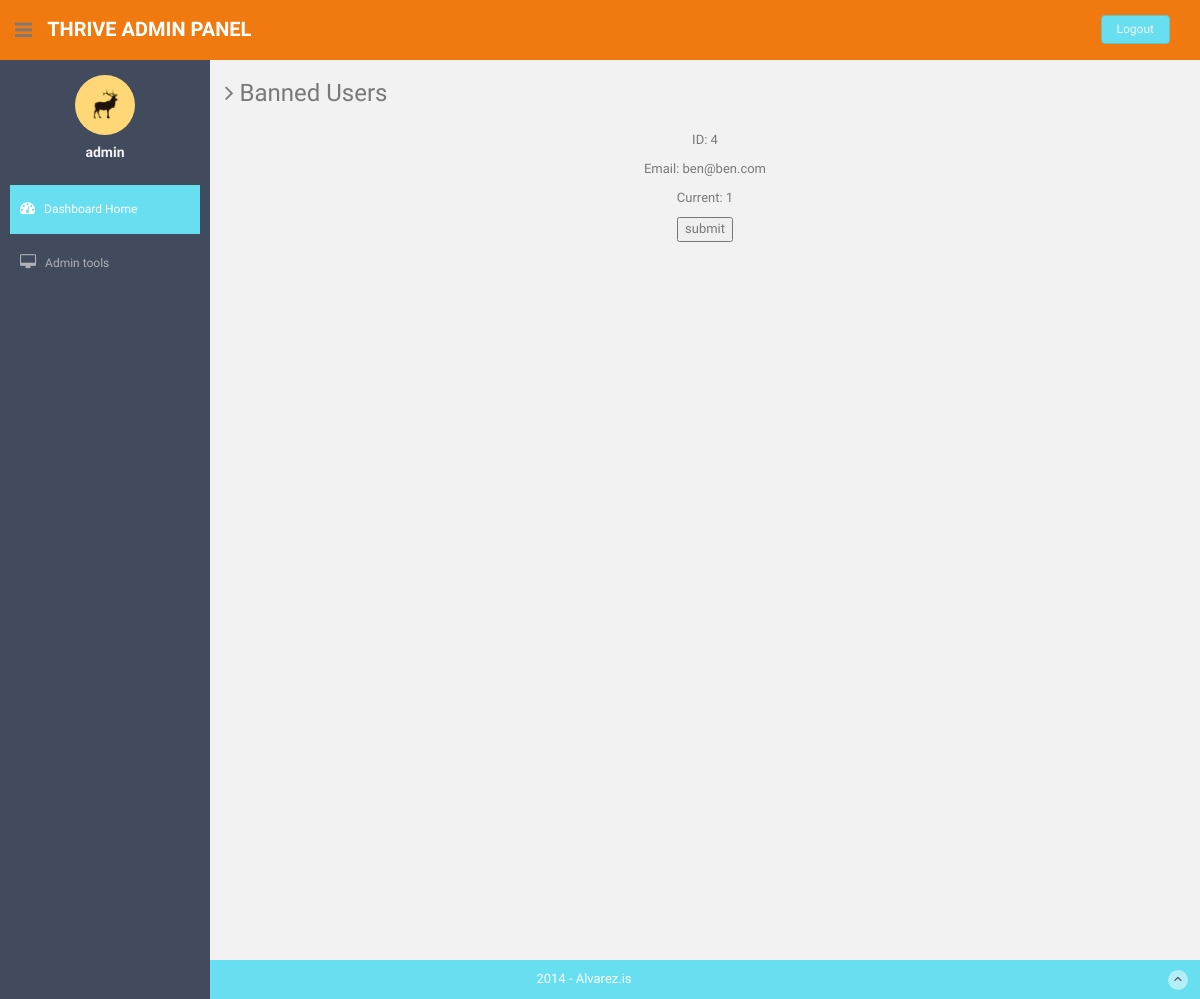
Page /admin/userAuthorized.php (signed in) on the committed database.
### tables this page shows
CREATE TABLE IF NOT EXISTS `tblUserAccount` (
  `id` int(11) NOT NULL AUTO_INCREMENT,
  `Email` varchar(50) NOT NULL,
  `Password` varchar(50) NOT NULL,
  `Firstname` varchar(50) NOT NULL,
  `Surname` varchar(50) NOT NULL,
  `AccountType` int(11) NOT NULL,
  `Add1` varchar(100) NOT NULL,
  `Add2` varchar(100) DEFAULT NULL,
  `City` varchar(25) NOT NULL,
  `Postcode` varchar(10) NOT NULL,
  `Country` varchar(25) NOT NULL,
  `TelNo` varchar(25) NOT NULL,
  `profilePicture` varchar(100) NOT NULL,
  `banned` tinyint(1) NOT NULL,
  `postID` int(11) DEFAULT NULL,
  PRIMARY KEY (`id`),
  UNIQUE KEY `Post_ID` (`postID`)
);

### admin/userAuthorized.php (the view, shortened to what this page needs)
<?php
include("../connections/conn.php");
$query = "SELECT * FROM tblUserAccount WHERE AccountType = 1 AND banned='1'";
$result = mysqli_query($conn, $query) or die(mysqli_error($conn));
?>
<!DOCTYPE html>
<html lang="en">
    <head>
        <link href="assets/css/bootstrap.css" rel="stylesheet">
        <link href="assets/font-awesome/css/font-awesome.css" rel="stylesheet" />
        <link rel="stylesheet" type="text/css" href="assets/css/zabuto_calendar.css">
        <link rel="stylesheet" type="text/css" href="assets/js/gritter/css/jquery.gritter.css" />
        <link rel="stylesheet" type="text/css" href="assets/lineicons/style.css">
        <link href="assets/css/style.css" rel="stylesheet">
        <link href="assets/css/style-responsive.css" rel="stylesheet">
    </head>
    <body>
        <section id="container" >
            <header class="header black-bg">
                <div class="sidebar-toggle-box">
                    <div class="fa fa-bars tooltips" data-placement="right" data-original-title="Toggle Navigation"></div>
                </div>
                <a href="index.php" class="logo"><b>Thrive Admin Panel</b></a>
                <div class="top-menu">
                    <ul class="nav pull-right top-menu">
                        <li><a class="logout" href="php/logout.php">Logout</a></li>
                    </ul>
                </div>
            </header>
            <aside>
                <div id="sidebar"  class="nav-collapse ">
                    <ul class="sidebar-menu" id="nav-accordion">
                        <p class="centered"><a href="account.php"><img src="assets/img/ui-sam.jpg" class="img-circle" width="60"></a></p>
                        <h5 class="centered"><?php echo $_SESSION["userFirstName"]; ?></h5>
                        <li class="mt">
                            <a class="active" href="index.php">
                                <i class="fa fa-dashboard"></i>
                                <span>Dashboard Home</span>
                            </a>
                        </li>
                        <li class="sub-menu">
                            <a href="javascript:;" >
                                <i class="fa fa-desktop"></i>
                                <span>Admin tools</span>
                            </a>
                        </li>
                    </ul>
                </div>
            </aside>
      <section id="main-content">
          <section class="wrapper site-min-height">
          	<h3><i class="fa fa-angle-right"></i> Banned Users </h3>
          	<div class="row mt">
          		<div class="col-lg-12">
                                           <?php
      if ($result->num_rows > 0) {
    while($row = $result->fetch_assoc()) {
        $id = $row["id"];
        $email = $row["Email"];
        $banned = $row["banned"];
        echo '<div style="text-align:center">';
        echo "<form method='POST' action='UnBanUserAdmin.php'>";
        echo "<p>ID: $id </p>";
        echo "<p>Email: $email </p>";
        echo "<p>Current: $banned </p>";
        echo "<input type='submit' value='submit'/>";
        echo "<br/></div>";
    }
    }
                            ?>
          		</div>
          	</div>
		</section><! --/wrapper -->
      </section>
      <footer class="site-footer">
          <div class="text-center">
              2014 - Alvarez.is
              <a href="blank.html#" class="go-top">
                  <i class="fa fa-angle-up"></i>
              </a>
          </div>
      </footer>
  </section>
  </body>
</html>

### admin/assets/css/style.css (style rules this page uses)
body { color: #797979; background: #f2f2f2; font-family: 'Ruda', sans-serif; padding: 0px !important; margin: 0px !important; font-size:13px; }
ul li { list-style: none; }
a, a:hover, a:focus { text-decoration: none; outline: none; }
#container { width: 100%; height: 100%; }
.centered { text-align: center; }
.mt { margin-top: 25px; }
ul.top-menu > li > .logout { color: #f2f2f2; font-size: 12px; border-radius: 4px; -webkit-border-radius: 4px; border: 1px solid #64c3c2 !important; padding: 5px 15px; margin-right: 15px; background: #68dff0; margin-top: 15px; }
#sidebar { width: 210px; height: 100%; position: fixed; background: #424a5d; }
#sidebar h5 { color: #f2f2f2; font-weight: 700; }
#sidebar ul li { position: relative; }
ul.sidebar-menu , ul.sidebar-menu li ul.sub { margin: -2px 0 0; padding: 0; }
ul.sidebar-menu { margin-top: 75px; }
ul.sidebar-menu li { margin-bottom: 5px; margin-left:10px; margin-right:10px; }
ul.sidebar-menu li.sub-menu { line-height: 15px; }
ul.sidebar-menu li a span { display: inline-block; }
ul.sidebar-menu li a { color: #aeb2b7; text-decoration: none; display: block; padding: 15px 0 15px 10px; font-size: 12px; outline: none; -webkit-transition: all 0.3s ease; -moz-transition: all 0.3s ease; -o-transition: all 0.3s ease; -ms-transition: all 0.3s ease; transition: all 0.3s ease; }
ul.sidebar-menu li a.active, ul.sidebar-menu li a:hover, ul.sidebar-menu li a:focus { background: #68dff0; color: #fff; display: block; -webkit-transition: all 0.3s ease; -moz-transition: all 0.3s ease; -o-transition: all 0.3s ease; -ms-transition: all 0.3s ease; transition: all 0.3s ease; }
ul.sidebar-menu li a i { font-size: 15px; padding-right: 6px; }
ul.sidebar-menu li a.active i { color: #fff; }
#main-content { margin-left: 210px; }
.header, .footer { min-height: 60px; padding: 0 15px; }
.header { position: fixed; left: 0; right: 0; z-index: 1002; }
.black-bg { background: #f17a10; border-bottom: 1px solid #f17a10; }
.wrapper { display: inline-block; margin-top: 60px; padding-left: 15px; padding-right: 15px; padding-bottom: 15px; padding-top: 0px; width: 100%; }
a.logo { font-size: 20px; color: #ffffff; float: left; margin-top: 15px; text-transform: uppercase; }
a.logo b { font-weight: 900; }
#top_menu .nav > li, ul.top-menu > li { float: left; }
ul.top-menu > li > a { color: #666666; font-size: 16px; border-radius: 4px; -webkit-border-radius: 4px; border:1px solid #666666 !important; padding: 2px 6px; margin-right: 15px; }
.sidebar-toggle-box { float: left; padding-right: 15px; margin-top: 20px; }
.sidebar-toggle-box .fa-bars { cursor: pointer; display: inline-block; font-size: 20px; }
.site-footer { background: #68dff0; color: #fff; padding: 10px 0; }
.go-top { margin-right: 1%; float: right; background: rgba(255,255,255,.5); width: 20px; height: 20px; border-radius: 50%; -webkit-border-radius: 50%; }
.go-top i { color: #2A3542; }
.site-min-height { min-height: 900px; }

### rows in the picture
tbluseraccount: id "4", Email "ben@ben.com", banned "1"

### other values in the picture
$_SESSION["userFirstName"] "admin"
